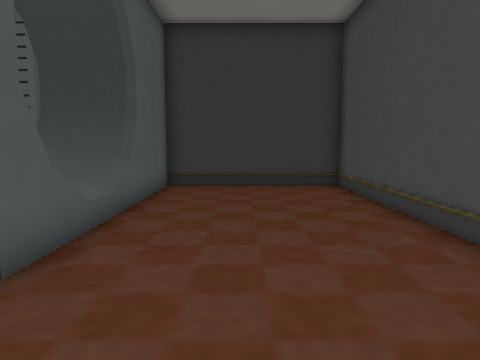
View 1 (above)

13 first-person views from a walk through a Unity game level. The camera is 1.5 m above the floor, tilts 6° down and sees 70° across. Doors are open. The floor is counted in squares, 1 m on a side. Each view is taken from the middle of a square. On the plan, view 1 faces up. The plan holds only what a view shows up to about 16 squares ahead; the rest is blank. The place goes on beyond the plan. The player character is not drawn.

View 2
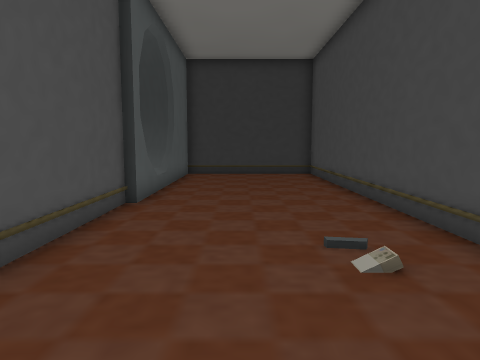

View 3
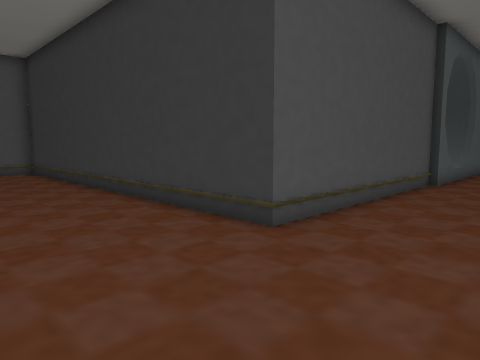

View 4
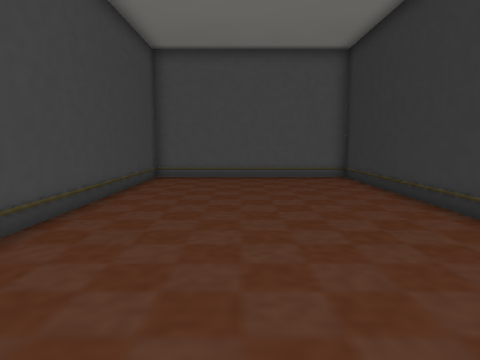

View 5
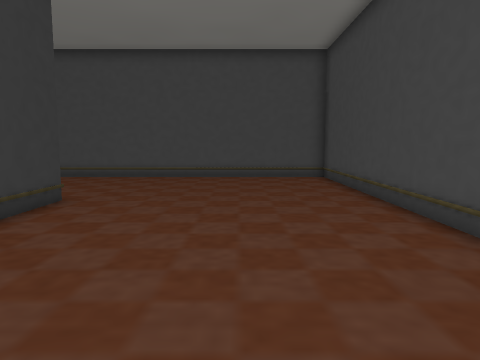

View 6
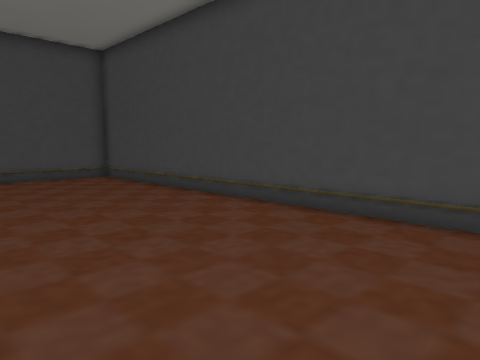

View 7
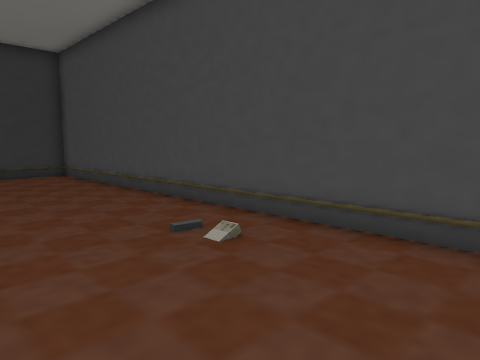

View 8
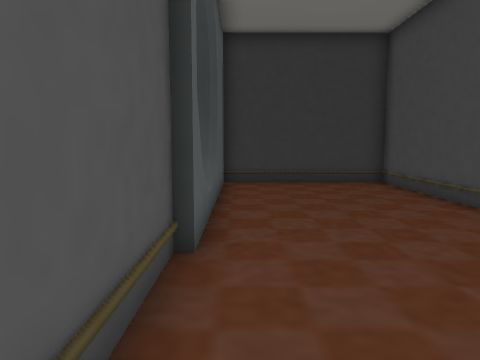

View 9
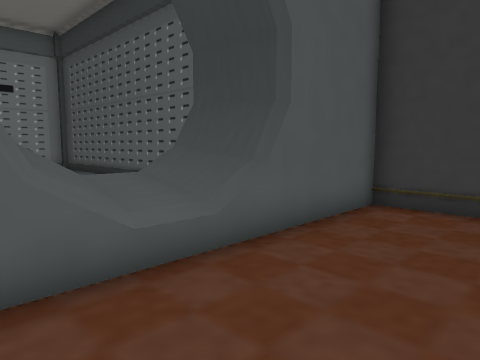

View 10
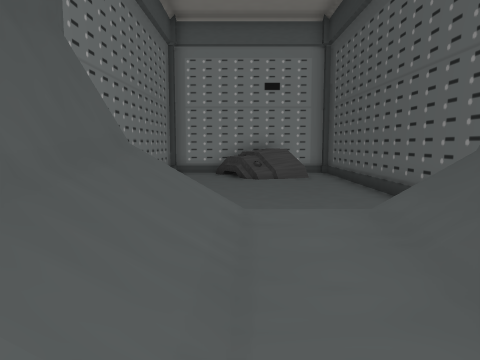

View 11
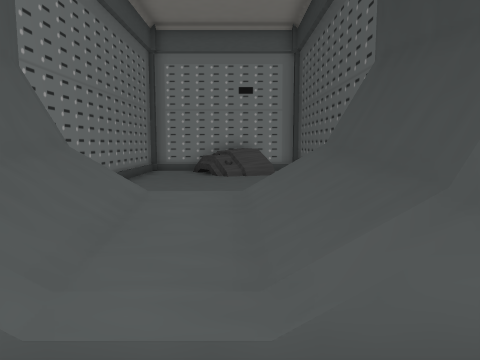

View 12
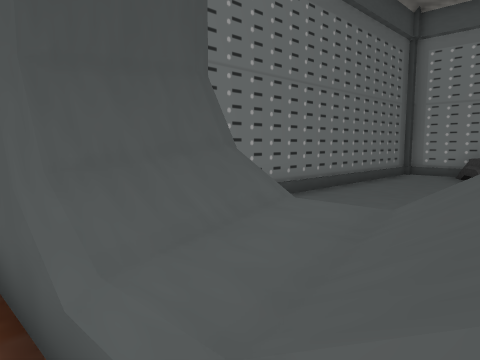

View 13
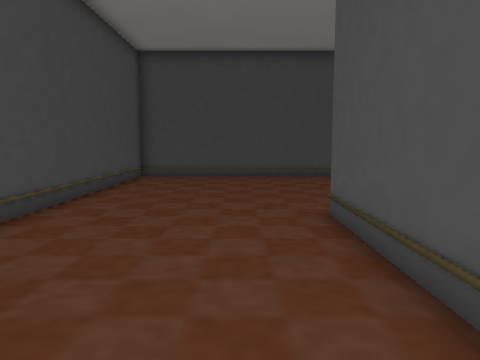

### Floor plan
Key: @ floor where view 1 was taken; # wall or solid block; . main floor; : floor 0.25 m higher than the main floor; = window, fence, low wall or low ledge; ^ raised ledge; v drop or lower ground.
Columns run from 19 left of view 1 to 4 right of it. Each row starts with its distance up from view 1.
 12                 ########
 11                 #......#
 10                 #......#
  9      ########   #......#
  8      #=:::::  ###......#
  7     ##=:::::  ^^^......#
  6    ###=:::::  ^^^......#
  5    v=:::::::  ###......#
  4    #=:::::::    #......#
  3    ##########   #......#
  2                 #......#
  1                 #......#
  0                 #..@...#
 -1                 #......#
 -2                 #......#
 -3                 #......#
 -4                 #......#
 -5 #################......#
 -6 #......................#
 -7 #......................#
 -8 #......................#
 -9 #......................#
-10 #......................#
-11 #......................#
-12 #......................#
-13 #......................#
-14 ########################

Where each view was taken, in squares from view 1:
view 1: 0 up, 0 right, facing up
view 2: 5 down, 0 right, facing up
view 3: 10 down, 1 right, facing up-left
view 4: 10 down, 3 left, facing left
view 5: 10 down, 12 left, facing right
view 6: 7 down, 12 left, facing down-right
view 7: 5 down, 2 left, facing up-right
view 8: 1 down, 2 left, facing up
view 9: 4 up, 1 right, facing up-left
view 10: 6 up, 2 left, facing left
view 11: 7 up, 1 left, facing left
view 12: 8 up, 2 left, facing down-left
view 13: 2 up, 1 left, facing down
